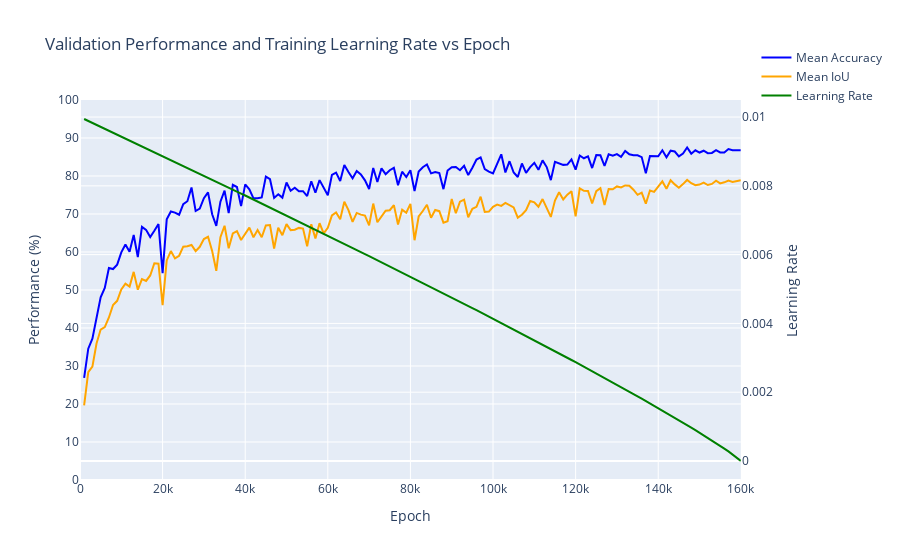

Notebook source saved alongside this figure:
### Code cell
# Ablation 25, SEBNet BaselinePDBASHead SGD, Pretrained, Batch Size 6, OHEM Cross Entropy - 78.87 Best mIoU
log_file_path = '/home/robert.breslin/alessandro/paper_2/mmsegmentation/work_dirs/sebnet_baseline-p-d-bas-head_1xb6_cityscapes/20250825_134156/20250825_134156.log'
epochs, mIoU, mAcc, lrs = parse_log_file(log_file_path)
plot_accuracies_and_lr_interactive(epochs, mAcc, mIoU, lrs, [0,160000])

### Figure 1 — Plotly figure (JSON) as saved in the notebook; plotly's stock layout.template omitted (floating-point values rounded to 4 significant figures; data arrays with more than 128 entries replaced by an {"elided": "..."} marker saying what was removed)
{"data": [{"line": {"color": "blue"}, "name": "Mean Accuracy", "type": "scatter", "x": {"elided": "160 int values"}, "xaxis": "x", "y": {"elided": "160 float values"}, "yaxis": "y"}, {"line": {"color": "orange"}, "name": "Mean IoU", "type": "scatter", "x": {"elided": "160 int values"}, "xaxis": "x", "y": {"elided": "160 float values"}, "yaxis": "y"}, {"line": {"color": "green"}, "name": "Learning Rate", "type": "scatter", "x": {"elided": "160 int values"}, "xaxis": "x", "y": {"elided": "160 float values"}, "yaxis": "y2"}], "layout": {"hovermode": "x unified", "legend": {"x": 1.15, "xanchor": "right", "y": 1.15, "yanchor": "top"}, "title": {"text": "Validation Performance and Training Learning Rate vs Epoch"}, "xaxis": {"anchor": "y", "domain": [0, 0.94], "range": [0, 160000], "title": {"text": "Epoch"}}, "yaxis": {"anchor": "x", "domain": [0, 1], "dtick": 10, "range": [0, 100], "title": {"text": "Performance (%)"}}, "yaxis2": {"anchor": "x", "overlaying": "y", "side": "right", "title": {"text": "Learning Rate"}}}}
